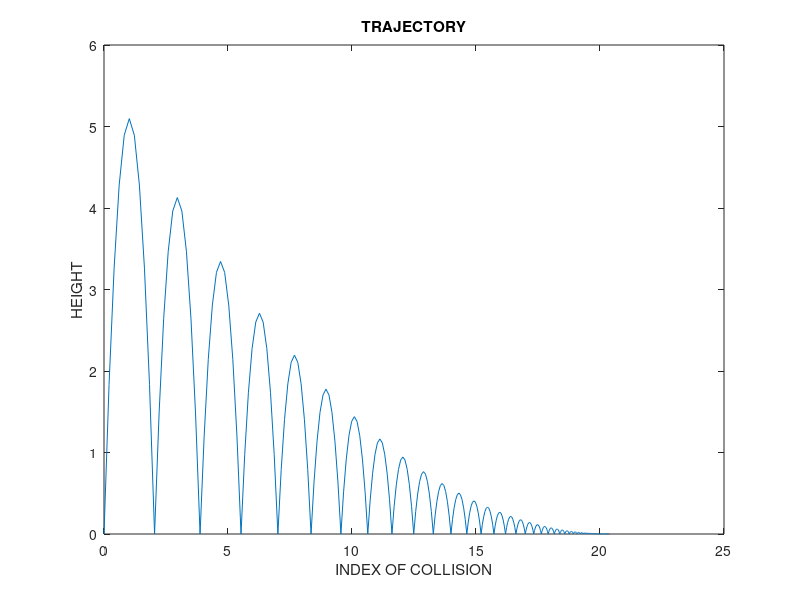
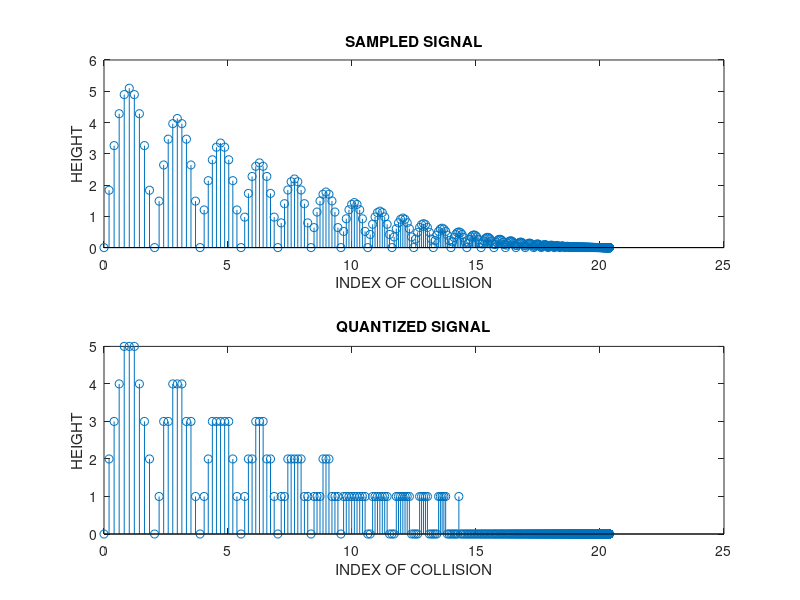

These charts were generated, in order, by the following MATLAB code:
% Trajectory
clc
clear all
close all %to close all the windows
% Split u into components ux and uy
clearvars; % Clear all variables in the workspace
e = 0.9;   % coefficient of restitution
ux = 1;    % m/s
uy = 10/e; % m/s
g = 9.81;  % m/s^2
x(1) = 0;  % Initializing the vector x
y(1) = 0;  % Initializing the vector x
while uy > 0.01
    xref = x(end);
    uy = uy * e;%coefficient of restitution is given by ratio of velocity of seperation and approach 
    tf = 2.0 * uy / g; % time of flight back to the ground using v = u + at
    dt = tf / 10;      % time increment, taking 20 steps
    t = 0;
% Loop as long as t < tf
    while t < tf
        t = t + dt;
        if((uy - 0.5 * g * t) * t > -0.000001)%negative velocity implies under the ground but physically we can visualize till v=0
            x(end + 1) = ux * t + xref;%x axis position after every collision
            y(end + 1) = (uy - 0.5 * g * t) * t;%height to which the ball hass bounced after the collision
            if(y(end) < 0) y(end) = 0; end
        end
    end
end
figure(1)
plot(x,y)
title('TRAJECTORY');
xlabel('INDEX OF COLLISION');
ylabel('HEIGHT');
% QUANTIZATION
n1=2;
L=2^n1;
xmax=4.5;
xmin=0.5;
del=(xmax-xmin)/L;%step size
partition=xmin:del:xmax;			% definition of decision lines
codebook=xmin-(del/2):del:xmax+(del/2);    % definition of representation levels
[index,quants]=quantiz(y,partition,codebook); 	
% gives rounded off values of the samples
figure(2)
subplot(2,1,1)
stem(x,y)
title('SAMPLED SIGNAL');
xlabel('INDEX OF COLLISION');
ylabel('HEIGHT');
subplot(2,1,2)
stem(x,quants);
title('QUANTIZED SIGNAL');
xlabel('INDEX OF COLLISION');
ylabel('HEIGHT');
